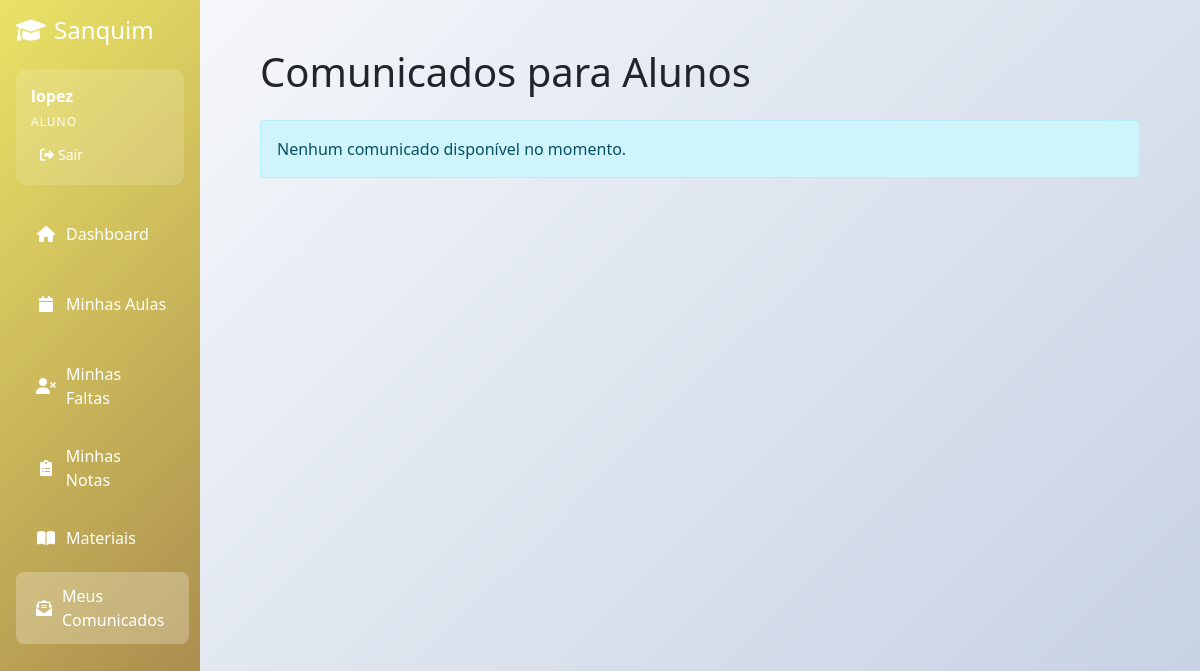
The app's page /aluno/ver_comunicados (signed in), older data.
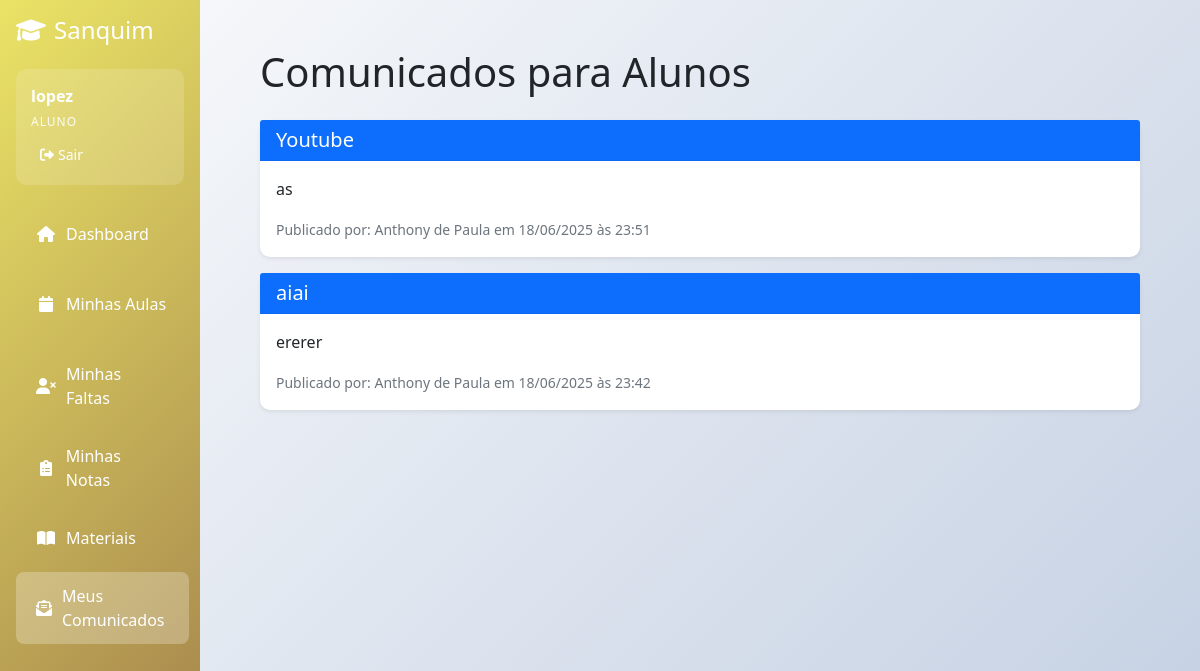
The same page, newer data.
### app.py (models this page shows, shortened)
class Comunicado(db.Model):
    id = db.Column(db.Integer, primary_key=True)
    titulo = db.Column(db.String(150), nullable=False)
    conteudo = db.Column(db.Text, nullable=False)
    data_publicacao = db.Column(db.DateTime, default=datetime.utcnow)
    professor_id = db.Column(db.Integer, db.ForeignKey('professor.id'), nullable=False)
    professor = db.relationship('Professor', backref=db.backref('comunicados', lazy=True))

class Professor(db.Model):
    __tablename__ = 'professor'
    id = db.Column(db.Integer, primary_key=True)
    nome = db.Column(db.String(100), nullable=False)
    cpf = db.Column(db.String(14), nullable=False, unique=True)
    rg = db.Column(db.String(20))
    endereco = db.Column(db.String(255))
    bairro = db.Column(db.String(100))
    cidade = db.Column(db.String(100))
    email = db.Column(db.String(120), unique=True, nullable=False)
    telefone = db.Column(db.String(20))
    status = db.Column(db.Integer, default=1)
    senha_hash = db.Column(db.String(255), nullable=True)  # Novo campo
    especialidade = db.Column(db.String(100))
    ativo = db.Column(db.Boolean, default=True)  # Novo campo
    disciplinas_ministradas = db.relationship('Disciplina', back_populates='professor', lazy=True)

### app.py (the view)
@app.route('/aluno/ver_comunicados')
@login_required
def ver_comunicados_aluno():
    if session.get('user_tipo') != 'aluno':
        flash('Acesso negado!', 'error')
        return redirect(url_for('index'))
    comunicados = Comunicado.query.order_by(Comunicado.data_publicacao.desc()).all()
    return render_template('comunicados/ver_comunicados_aluno.html', comunicados=comunicados)

### app.py (called while the page is built)
def login_required(f):
    @wraps(f)
    def decorated_function(*args, **kwargs):
        if 'user_id' not in session:
            return redirect(url_for('login'))
        return f(*args, **kwargs)
    return decorated_function

### templates/comunicados/ver_comunicados_aluno.html (shortened to what this page needs)
{% extends 'base.html' %}
{% block content %}
<div class="container mt-4">
    <h1 class="mb-4">Comunicados para Alunos</h1>
    {% if comunicados %}
        {% for comunicado in comunicados %}
        <div class="card mb-3 shadow-sm">
            <div class="card-header bg-primary text-white">
                <h5 class="mb-0">{{ comunicado.titulo }}</h5>
            </div>
            <div class="card-body">
                <p class="card-text">{{ comunicado.conteudo }}</p>
                <p class="card-text">
                    <small class="text-muted">
                        Publicado por: {{ comunicado.professor.nome }} em {{ comunicado.data_publicacao.strftime('%d/%m/%Y às %H:%M') }}
                    </small>
                </p>
            </div>
        </div>
        {% endfor %}
    {% else %}
        <div class="alert alert-info" role="alert">
            Nenhum comunicado disponível no momento.
        </div>
    {% endif %}
</div>
{% endblock %}

Row changes from the older to the newer data that the page shows:
added Comunicado: titulo "Youtube", conteudo "as", professor.nome "Anthony de Paula", data_publicacao "18/06/2025 às 23:51"
added Comunicado: titulo "aiai", conteudo "ererer", professor.nome "Anthony de Paula", data_publicacao "18/06/2025 às 23:42"
Text that changed along with them:
text no longer shown: "Nenhum comunicado disponível no momento."
